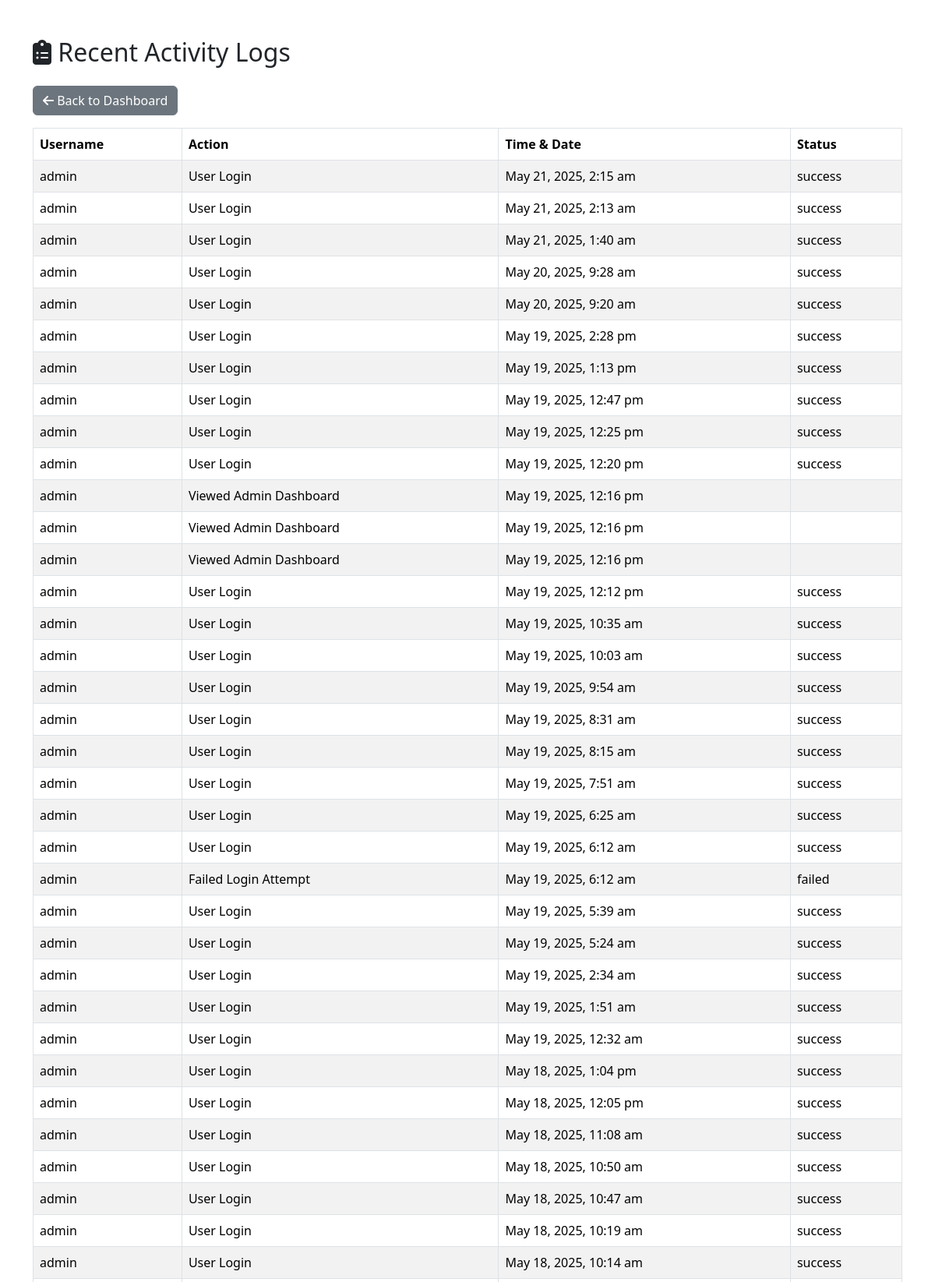
The app's page /admin/activity_logs.php (upper part) with its own data.
### tables this page shows
CREATE TABLE `activity_logs` (
  `id` int(11) NOT NULL,
  `user_id` int(11) NOT NULL,
  `username` varchar(50) NOT NULL,
  `action` varchar(255) NOT NULL,
  `status` enum('success','failed') NOT NULL,
  `created_at` timestamp NOT NULL DEFAULT current_timestamp()
);

### admin/activity_logs.php (the view, shortened to what this page needs)
<?php
$conn = new mysqli("localhost", "root", "", "thesis_db");
$activityQuery = "SELECT username, action, created_at, status FROM activity_logs ORDER BY created_at DESC";
$activityResult = $conn->query($activityQuery);
?>
<!DOCTYPE html>
<html lang="en">
<head>
  <link rel="stylesheet" href="../bootstrap-5.3.3-dist/bootstrap-5.3.3-dist/css/bootstrap.min.css">
  <link rel="stylesheet" href="https://cdnjs.cloudflare.com/ajax/libs/font-awesome/6.4.0/css/all.min.css">
</head>
<body>
  <div class="container mt-5">
    <h2 class="mb-4"><i class="fas fa-clipboard-list"></i> Recent Activity Logs</h2>
    <a href="index.php" class="btn btn-secondary mb-3"><i class="fas fa-arrow-left"></i> Back to Dashboard</a>
    <?php if ($activityResult && $activityResult->num_rows > 0): ?>
      <table class="table table-bordered table-striped">
        <thead>
          <tr>
            <th>Username</th>
            <th>Action</th>
            <th>Time & Date</th>
            <th>Status</th>
          </tr>
        </thead>
        <tbody>
          <?php while ($row = $activityResult->fetch_assoc()): ?>
            <tr>
              <td><?= htmlspecialchars($row['username']) ?></td>
              <td><?= htmlspecialchars($row['action']) ?></td>
              <td><?= date("F j, Y, g:i a", strtotime($row['created_at'])) ?></td>
              <td><?= htmlspecialchars($row['status']) ?></td>
            </tr>
          <?php endwhile; ?>
        </tbody>
      </table>
    <?php else: ?>
      <div class="alert alert-info">No activity logs found.</div>
    <?php endif; ?>
  </div>
</body>
</html>

### records on screen
activity_logs: username "admin", action "User Login", created_at "May 21, 2025, 2:15 am", status "success"
activity_logs: username "admin", action "User Login", created_at "May 21, 2025, 2:13 am", status "success"
activity_logs: username "admin", action "User Login", created_at "May 21, 2025, 1:40 am", status "success"
activity_logs: username "admin", action "User Login", created_at "May 20, 2025, 9:28 am", status "success"
activity_logs: username "admin", action "User Login", created_at "May 20, 2025, 9:20 am", status "success"
activity_logs: username "admin", action "User Login", created_at "May 19, 2025, 2:28 pm", status "success"
activity_logs: username "admin", action "User Login", created_at "May 19, 2025, 1:13 pm", status "success"
activity_logs: username "admin", action "User Login", created_at "May 19, 2025, 12:47 pm", status "success"
activity_logs: username "admin", action "User Login", created_at "May 19, 2025, 12:25 pm", status "success"
activity_logs: username "admin", action "User Login", created_at "May 19, 2025, 12:20 pm", status "success"
activity_logs: username "admin", action "Viewed Admin Dashboard", created_at "May 19, 2025, 12:16 pm"
activity_logs: username "admin", action "Viewed Admin Dashboard", created_at "May 19, 2025, 12:16 pm"
activity_logs: username "admin", action "Viewed Admin Dashboard", created_at "May 19, 2025, 12:16 pm"
activity_logs: username "admin", action "User Login", created_at "May 19, 2025, 12:12 pm", status "success"
activity_logs: username "admin", action "User Login", created_at "May 19, 2025, 10:35 am", status "success"
activity_logs: username "admin", action "User Login", created_at "May 19, 2025, 10:03 am", status "success"
activity_logs: username "admin", action "User Login", created_at "May 19, 2025, 9:54 am", status "success"
activity_logs: username "admin", action "User Login", created_at "May 19, 2025, 8:31 am", status "success"
activity_logs: username "admin", action "User Login", created_at "May 19, 2025, 8:15 am", status "success"
activity_logs: username "admin", action "User Login", created_at "May 19, 2025, 7:51 am", status "success"
activity_logs: username "admin", action "User Login", created_at "May 19, 2025, 6:25 am", status "success"
activity_logs: username "admin", action "User Login", created_at "May 19, 2025, 6:12 am", status "success"
activity_logs: username "admin", action "Failed Login Attempt", created_at "May 19, 2025, 6:12 am", status "failed"
activity_logs: username "admin", action "User Login", created_at "May 19, 2025, 5:39 am", status "success"
activity_logs: username "admin", action "User Login", created_at "May 19, 2025, 5:24 am", status "success"
activity_logs: username "admin", action "User Login", created_at "May 19, 2025, 2:34 am", status "success"
activity_logs: username "admin", action "User Login", created_at "May 19, 2025, 1:51 am", status "success"
activity_logs: username "admin", action "User Login", created_at "May 19, 2025, 12:32 am", status "success"
activity_logs: username "admin", action "User Login", created_at "May 18, 2025, 1:04 pm", status "success"
activity_logs: username "admin", action "User Login", created_at "May 18, 2025, 12:05 pm", status "success"
activity_logs: username "admin", action "User Login", created_at "May 18, 2025, 11:08 am", status "success"
activity_logs: username "admin", action "User Login", created_at "May 18, 2025, 10:50 am", status "success"
activity_logs: username "admin", action "User Login", created_at "May 18, 2025, 10:47 am", status "success"
activity_logs: username "admin", action "User Login", created_at "May 18, 2025, 10:19 am", status "success"
activity_logs: username "admin", action "User Login", created_at "May 18, 2025, 10:14 am", status "success"
